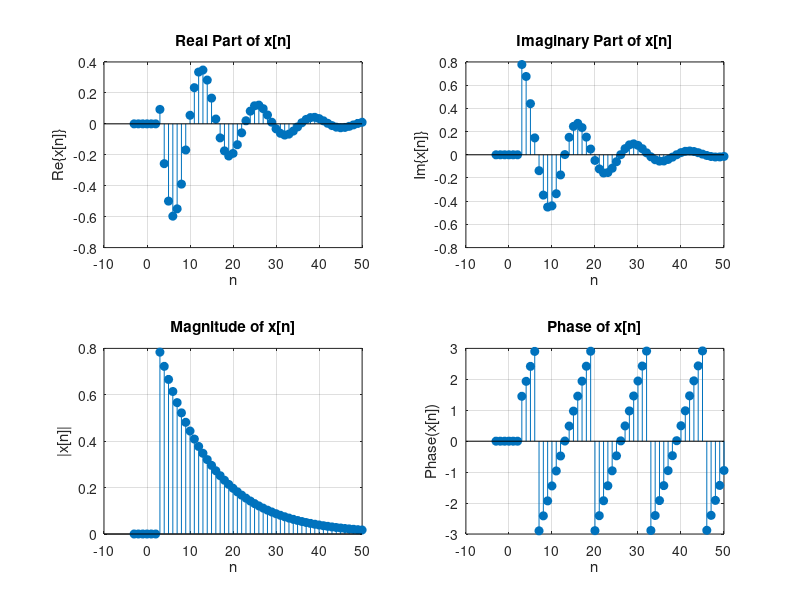

This chart was generated by the following MATLAB code:
%% Exercise 01

% Define constants
a = 0.8162 + 0.4288i;

% Anonymous function for unit step
u = @(n) (n >= 0)*1.0;


% Define the signal x[n] = a^n * u[n+3]
x_n = @(n) (a.^n) .* u(n-3);

% Range of n
n = -3:50;

% Plot Real, Imaginary, Magnitude, and Phase

figure;

% Real part
subplot(2,2,1);
stem(n, real(x_n(n)), 'filled');
title('Real Part of x[n]');
xlabel('n');
ylabel('Re\{x[n]\}');
grid on;

% Imaginary part
subplot(2,2,2);
stem(n, imag(x_n(n)), 'filled');
title('Imaginary Part of x[n]');
xlabel('n');
ylabel('Im\{x[n]\}');
grid on;

% Magnitude
subplot(2,2,3);
stem(n, abs(x_n(n)), 'filled');
title('Magnitude of x[n]');
xlabel('n');
ylabel('|x[n]|');
grid on;

% Phase
subplot(2,2,4);
stem(n, angle(x_n(n)), 'filled');
title('Phase of x[n]');
xlabel('n');
ylabel('Phase(x[n])');
grid on;

%% Determine Discrete Frequency and Exponential Decay Rate

alpha = abs(a);               % Exponential decay rate
freq_d = angle(a)/(2*pi);     % Discrete frequency

% Sampling frequency and analog frequency calculation
Fs = 125000;                    % Sampling frequency
f_analog = freq_d * Fs ;        % Analog frequency

% Display results
disp(['Exponential decay rate (alpha): ', num2str(alpha)]);
disp(['Discrete frequency (freq_d): ', num2str(freq_d)]);
disp(['Analog frequency in Hz: ', num2str(f_analog)]);

